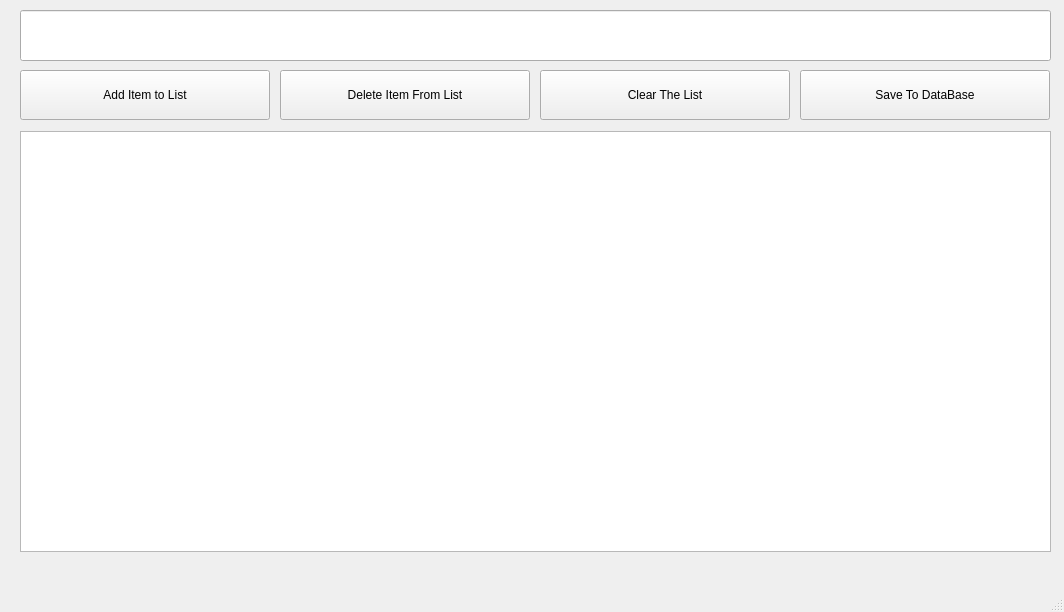
<?xml version="1.0" encoding="UTF-8"?>
<ui version="4.0">
 <class>MainWindow</class>
 <widget class="QMainWindow" name="MainWindow">
  <property name="geometry">
   <rect>
    <x>0</x>
    <y>0</y>
    <width>1064</width>
    <height>612</height>
   </rect>
  </property>
  <property name="windowTitle">
   <string>To Do List</string>
  </property>
  <widget class="QWidget" name="centralwidget">
   <widget class="QPushButton" name="additem_pushbutton">
    <property name="geometry">
     <rect>
      <x>20</x>
      <y>70</y>
      <width>250</width>
      <height>50</height>
     </rect>
    </property>
    <property name="text">
     <string>Add Item to List</string>
    </property>
   </widget>
   <widget class="QPushButton" name="deleteitem_pushbutton">
    <property name="geometry">
     <rect>
      <x>280</x>
      <y>70</y>
      <width>250</width>
      <height>50</height>
     </rect>
    </property>
    <property name="text">
     <string>Delete Item From List</string>
    </property>
   </widget>
   <widget class="QPushButton" name="clearall_pushbutton">
    <property name="geometry">
     <rect>
      <x>540</x>
      <y>70</y>
      <width>250</width>
      <height>50</height>
     </rect>
    </property>
    <property name="text">
     <string>Clear The List</string>
    </property>
   </widget>
   <widget class="QLineEdit" name="Additem_LineEdit">
    <property name="geometry">
     <rect>
      <x>20</x>
      <y>10</y>
      <width>1031</width>
      <height>51</height>
     </rect>
    </property>
   </widget>
   <widget class="QListWidget" name="mylist_listWidget">
    <property name="geometry">
     <rect>
      <x>20</x>
      <y>131</y>
      <width>1031</width>
      <height>421</height>
     </rect>
    </property>
   </widget>
   <widget class="QPushButton" name="savedb_pushButton">
    <property name="geometry">
     <rect>
      <x>800</x>
      <y>70</y>
      <width>250</width>
      <height>50</height>
     </rect>
    </property>
    <property name="text">
     <string>Save To DataBase</string>
    </property>
   </widget>
  </widget>
  <widget class="QMenuBar" name="menubar">
   <property name="geometry">
    <rect>
     <x>0</x>
     <y>0</y>
     <width>1064</width>
     <height>26</height>
    </rect>
   </property>
  </widget>
  <widget class="QStatusBar" name="statusbar"/>
 </widget>
 <resources/>
 <connections/>
</ui>
